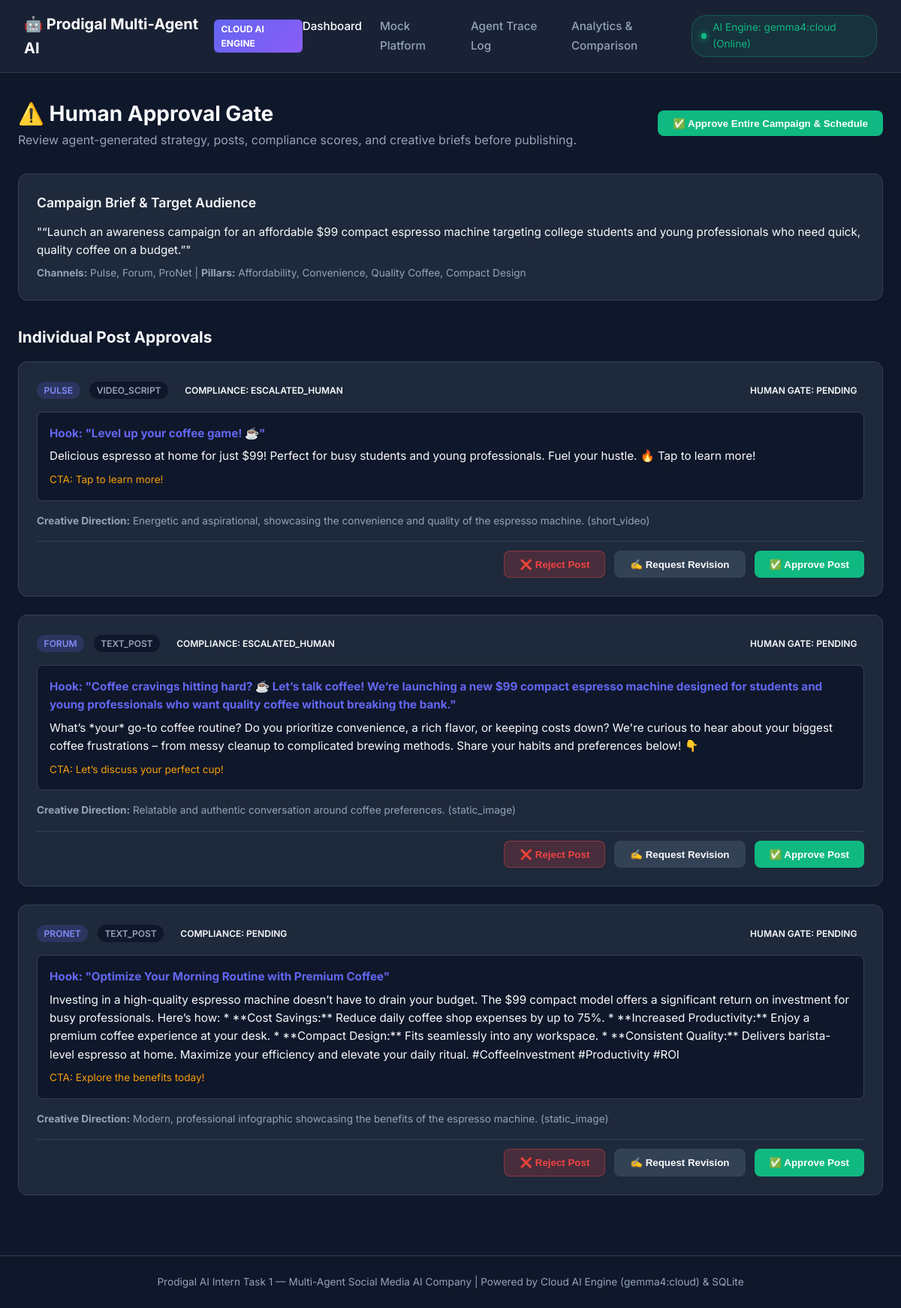
Before: /review/cmp_d826bf3e with the older database file.
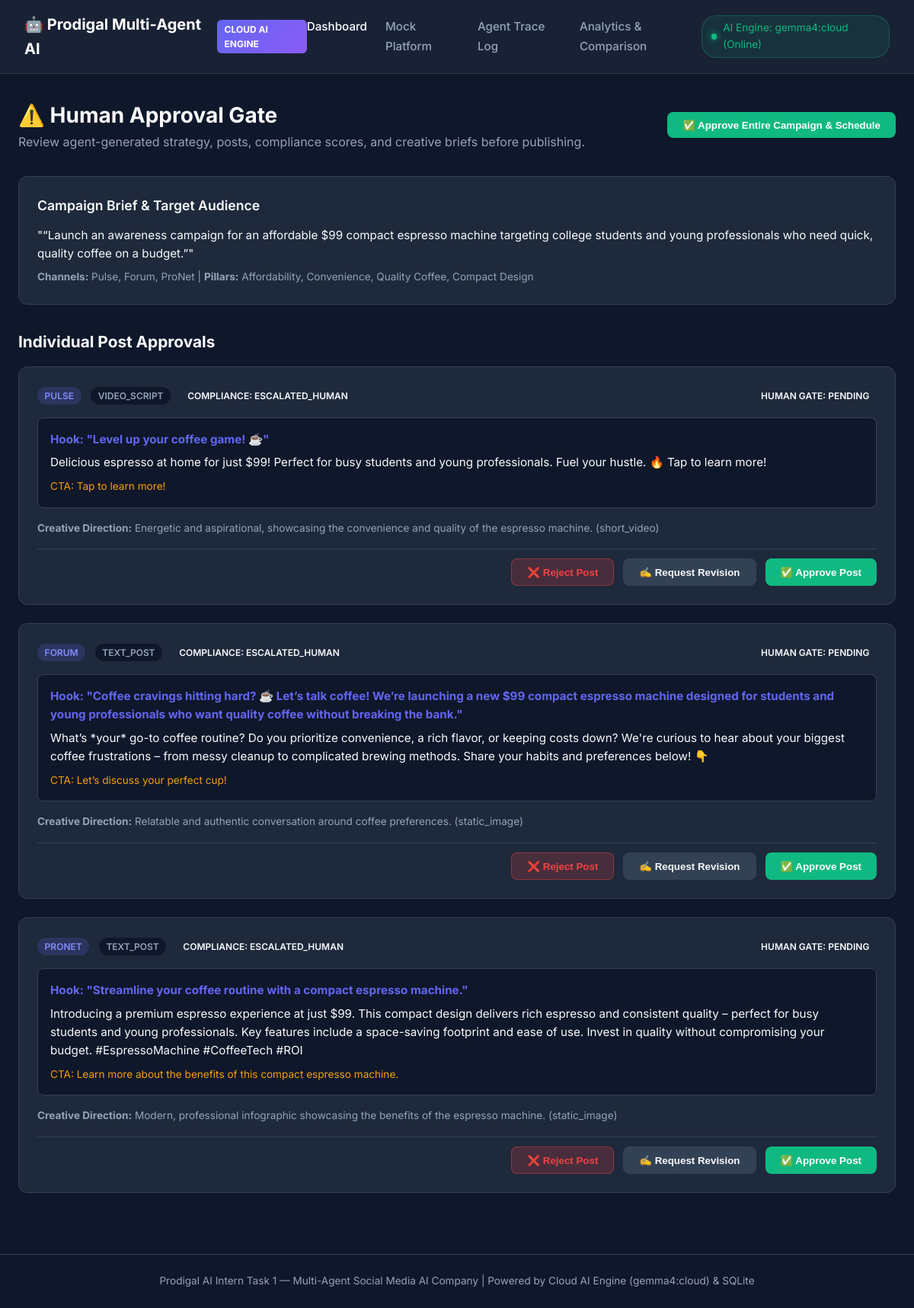
After: the same page with the newer database file.
### app/database/models.py (models this page shows)
class PostModel(Base):
    __tablename__ = "posts"
    id = Column(String, primary_key=True, index=True) # post_id
    campaign_id = Column(String, ForeignKey("campaigns.id"), nullable=False)
    week_number = Column(Integer, default=1)
    channel = Column(String, nullable=False) # Pulse, Forum, ProNet
    scheduled_time = Column(String, nullable=True) # e.g. "18:30" or ISO string
    format = Column(String, nullable=False) # video_script, text_post, infographic_carousel, Q_and_A
    copy = Column(Text, nullable=False)
    hook = Column(Text, nullable=True)
    cta = Column(Text, nullable=True)
    hashtags = Column(JSON, nullable=True) # list of hashtags
    content_pillar = Column(String, nullable=True)
    compliance_status = Column(String, default="PENDING") # PENDING, APPROVED, REJECTED, ESCALATED_HUMAN
    compliance_attempts = Column(Integer, default=0)
    human_approval_status = Column(String, default="PENDING") # PENDING, APPROVED, REJECTED, REVISION_REQUESTED
    human_feedback = Column(Text, nullable=True)
    is_published = Column(Boolean, default=False)
    platform_post_id = Column(String, nullable=True) # linked mock platform post ID
    created_at = Column(DateTime, default=datetime.utcnow)
    updated_at = Column(DateTime, default=datetime.utcnow, onupdate=datetime.utcnow)
    campaign = relationship("CampaignModel", back_populates="posts")
    creative_brief = relationship("CreativeBriefModel", back_populates="post", uselist=False, cascade="all, delete-orphan")
    compliance_reviews = relationship("ComplianceReviewModel", back_populates="post", cascade="all, delete-orphan")

class CreativeBriefModel(Base):
    __tablename__ = "creative_briefs"
    id = Column(Integer, primary_key=True, autoincrement=True)
    post_id = Column(String, ForeignKey("posts.id"), nullable=False, unique=True)
    visual_concept = Column(Text, nullable=False)
    asset_type = Column(String, nullable=False) # short_video, static_image, carousel, text_graphic
    visual_hook = Column(Text, nullable=True)
    scene_description = Column(Text, nullable=True)
    on_screen_text = Column(Text, nullable=True)
    brand_direction = Column(Text, nullable=True)
    post = relationship("PostModel", back_populates="creative_brief")

### app/main.py (the view)
@app.get("/review/{campaign_id}")
def human_review_page(campaign_id: str, request: Request, db: Session = Depends(get_db)):
    campaign = CampaignService.get_campaign_full(db, campaign_id)
    if not campaign:
        raise HTTPException(status_code=404, detail="Campaign not found")
    return templates.TemplateResponse(
        request=request,
        name="review.html",
        context={"active_tab": "dashboard", "campaign": campaign}
    )

### app/templates/review.html (shortened to what this page needs)
{% extends "base.html" %}
{% block content %}
<div class="page-header">
  <div>
    <h1 class="page-title">⚠️ Human Approval Gate</h1>
    <p style="color: var(--text-muted);">Review agent-generated strategy, posts, compliance scores, and creative briefs before publishing.</p>
  </div>
  <button onclick="triggerPipeline('{{ campaign.id }}', 'approve')" class="btn btn-success">
    ✅ Approve Entire Campaign & Schedule
  </button>
</div>
<div class="card" style="margin-bottom: 2rem;">
  <div class="card-title">Campaign Brief & Target Audience</div>
  <p style="font-size: 0.95rem; margin-bottom: 0.5rem;">"{{ campaign.human_brief }}"</p>
  <div style="font-size: 0.85rem; color: var(--text-muted);">
    <strong>Channels:</strong> {{ campaign.channels|join(', ') }} |
    <strong>Pillars:</strong> {{ campaign.content_pillars|join(', ') }}
  </div>
</div>
<h2 style="margin-bottom: 1rem; font-size: 1.3rem;">Individual Post Approvals</h2>
<div style="display: flex; flex-direction: column; gap: 1.5rem;">
  {% for post in campaign.posts %}
  <div class="card">
    <div style="display: flex; justify-content: space-between; align-items: center; margin-bottom: 1rem;">
      <div>
        <span class="badge" style="background: rgba(99, 102, 241, 0.2); color: #818cf8;">{{ post.channel }}</span>
        <span class="badge" style="background: var(--bg-dark); color: var(--text-muted); margin-left: 0.5rem;">{{ post.format }}</span>
        <span class="badge badge-{{ post.compliance_status.lower() }}" style="margin-left: 0.5rem;">Compliance: {{ post.compliance_status }}</span>
      </div>
      <div>
        <span class="badge badge-{{ post.human_approval_status.lower() }}">Human Gate: {{ post.human_approval_status }}</span>
      </div>
    </div>
    <div style="background: var(--bg-dark); padding: 1rem; border-radius: 8px; margin-bottom: 1rem; border: 1px solid var(--border-color);">
      <h4 style="color: var(--accent-primary); font-size: 0.95rem; margin-bottom: 0.4rem;">Hook: "{{ post.hook }}"</h4>
      <p style="font-size: 0.95rem; margin-bottom: 0.5rem;">{{ post.copy }}</p>
      <p style="font-size: 0.85rem; color: var(--accent-warning);">CTA: {{ post.cta }}</p>
    </div>
    {% if post.creative_brief %}
    <div style="font-size: 0.85rem; color: var(--text-muted); margin-bottom: 1rem;">
      <strong>Creative Direction:</strong> {{ post.creative_brief.visual_concept }} ({{ post.creative_brief.asset_type }})
    </div>
    {% endif %}
    <div style="display: flex; gap: 0.75rem; justify-content: flex-end; border-top: 1px solid var(--border-color); padding-top: 0.75rem;">
      <button onclick="approvePost('{{ post.id }}', 'REJECT')" class="btn btn-secondary" style="background: rgba(239, 68, 68, 0.2); color: #ef4444; border: 1px solid rgba(239, 68, 68, 0.4);">
        ❌ Reject Post
      </button>
      <button onclick="approvePost('{{ post.id }}', 'REVISION')" class="btn btn-secondary">
        ✍️ Request Revision
      </button>
      <button onclick="approvePost('{{ post.id }}', 'APPROVE')" class="btn btn-success">
        ✅ Approve Post
      </button>
    </div>
  </div>
  {% endfor %}
</div>
{% endblock %}

Changed rows visible on the page:
changed PostModel "PRONET": compliance_status "PENDING" → "ESCALATED_HUMAN"; hook "Optimize Your Morning Routine with Premium Coffee" → "Streamline your coffee routine with a compact espresso machine."; copy "Investing in a high-quality espresso machine doesn’t have to drain your budget. The $99 compact model offers a significant return on investment for busy professionals. Here’s how: * **Cost Savings:** Reduce daily coffee shop expenses by up to 75%. * **Increased Productivity:** Enjoy a premium coffee experience at your desk. * **Compact Design:** Fits seamlessly into any workspace. * **Consistent Quality:** Delivers barista-level espresso at home. Maximize your efficiency and elevate your daily ritual. #CoffeeInvestment #Productivity #ROI" → "Introducing a premium espresso experience at just $99. This compact design delivers rich espresso and consistent quality – perfect for busy students and young professionals. Key features include a space-saving footprint and ease of use. Invest in quality without compromising your budget. #EspressoMachine #CoffeeTech #ROI"; cta "Explore the benefits today!" → "Learn more about the benefits of this compact espresso machine."
